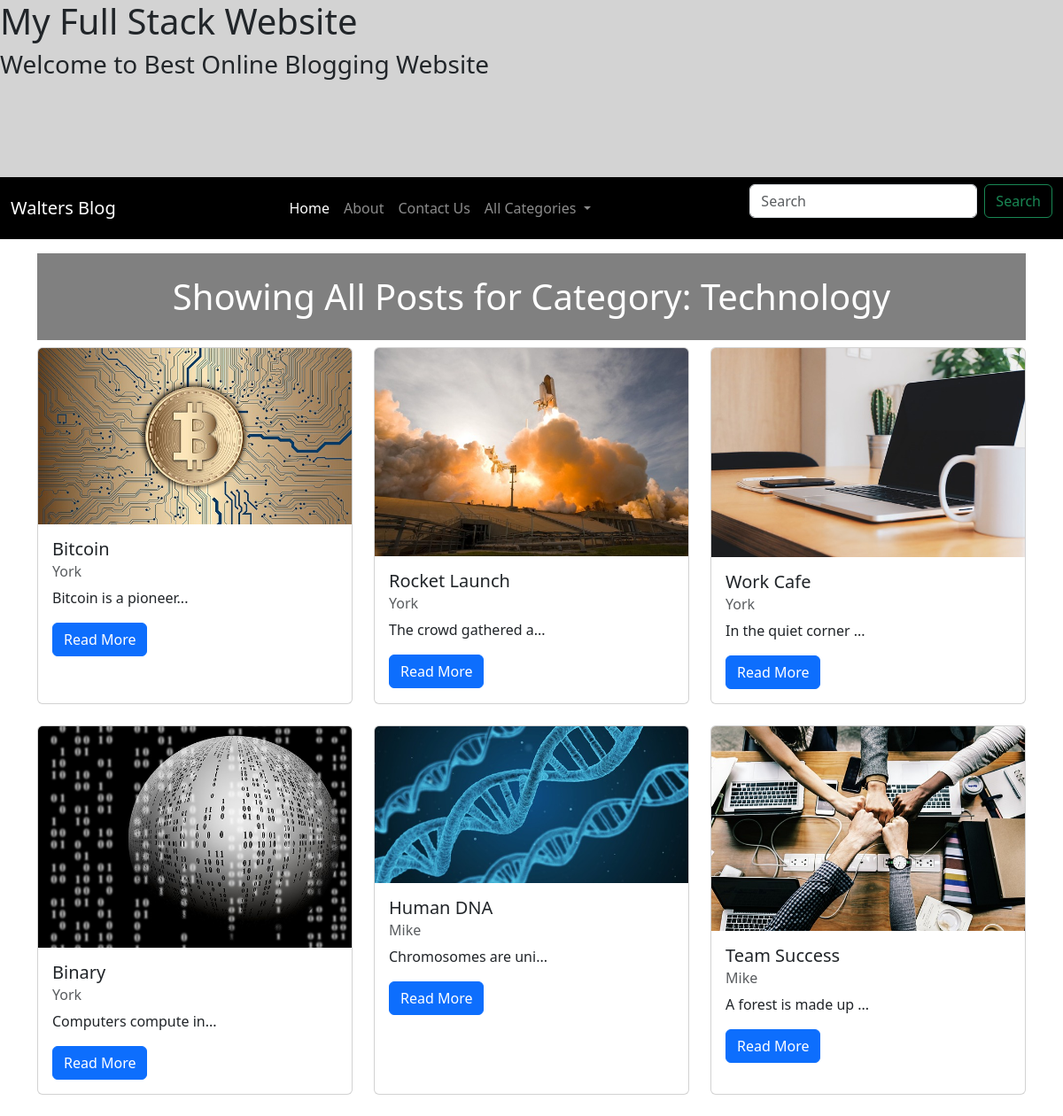
/category.php?id=2, run on the app's committed database.
### tables this page shows
CREATE TABLE `settings` (
  `setting_name` varchar(256) NOT NULL,
  `setting_value` longtext NOT NULL
);

CREATE TABLE `page` (
  `page_id` int(11) NOT NULL,
  `page_title` varchar(256) NOT NULL,
  `page_content` longtext NOT NULL
);

CREATE TABLE `category` (
  `category_id` int(20) NOT NULL,
  `category_name` varchar(256) NOT NULL
);

CREATE TABLE `author` (
  `author_id` int(11) NOT NULL,
  `author_name` varchar(255) NOT NULL,
  `author_email` varchar(256) NOT NULL,
  `author_password` varchar(255) NOT NULL,
  `author_bio` longtext NOT NULL,
  `author_role` varchar(256) NOT NULL
);

CREATE TABLE `post` (
  `post_id` int(20) NOT NULL,
  `post_title` varchar(256) NOT NULL,
  `post_content` longtext NOT NULL,
  `post_category` int(20) NOT NULL,
  `post_author` int(20) NOT NULL,
  `post_date` varchar(256) NOT NULL,
  `post_keywords` varchar(256) NOT NULL,
  `post_image` varchar(256) NOT NULL
);

### category.php (the view, shortened to what this page needs)
<?php
include_once "includes/light_nav_bar.php";
if (!isset($_GET['id'])) {
    header("Location: index.php");
} else {
    $id = mysqli_real_escape_string($conn, htmlspecialchars($_GET['id']));
    if (!is_numeric($id)) {
        header("Location: index.php");
        exit();
    } elseif (is_numeric($id)) {
        $sql = "SELECT * FROM category WHERE category_id='$id'";
        $result = mysqli_query($conn, $sql);
        if (mysqli_num_rows($result) <= 0) {
            header("Location: index.php?message=No+Result");
        } else {
            ?>
<!DOCTYPE html>
<html lang="en">
<head>
    <link rel="stylesheet" href="style/bootstrap.min.css">
    <link rel="stylesheet" href="style/styles.css">
</head>
<body>
    <?php include_once "includes/nav.php";?>
    <div class="container mt-3">
        <h1 id="categoryStyle">Showing All Posts for Category: <?php getCategoryName($id); ?></h1>
        <div class="row">
            <?php
                $sql = "SELECT * FROM `post` WHERE post_category = '$id' ORDER BY post_id DESC";
                $result = mysqli_query($conn, $sql);
                while($row = mysqli_fetch_assoc($result)) {
                    $post_title = $row['post_title'];
                    $post_image = $row['post_image'];
                    $post_author = $row['post_author'];
                    $post_content = $row['post_content'];
                    $post_id = $row['post_id'];
                $sql_author = "SELECT * FROM `author` WHERE author_id ='$post_author'";
                $result_author = mysqli_query($conn, $sql_author);
                while($author_row = mysqli_fetch_assoc($result_author)) {
                $post_author_name = $author_row['author_name'];
            ?>
            <div class="col-md-4 mb-4">
                <div class="card h-100">
                    <img src="<?php echo $post_image?>" class="card-img-top" alt="cardimage">
                    <div class="card-body">
                        <h5 class="card-title"><?php echo $post_title?></h5>
                        <h6 class="card-subtitle mb-2 text-body-secondary"><?php echo $post_author_name?></h6>
                        <p class="card-text"><?php echo substr($post_content, 0, 20)."...";?></p>
                        <a href="readpost.php?id=<?php echo $post_id; ?>" class="btn btn-primary">Read More</a>
                    </div>
                </div>
            </div>
            <?php }}?>
        </div>
    </div>
</body>
</html>
<?php
        }
    }
}
?>

### includes/light_nav_bar.php
<?php
include_once "db_connection.php";
include_once "includes/functions.php";
?>
<div id='light-nav-bar'>
    <h1><?php echo getSettingValue('home_light_nav_bar_title'); ?></h1>
    <h3><?php echo getSettingValue('home_light_nav_bar_desc'); ?></h3>
</div>

### includes/nav.php (shortened to what this page needs)
<?php
include_once "includes/db_connection.php";
?>
<nav class="navbar navbar-expand-lg navbar-dark bg-black text-white">
    <div class="container-fluid">
        <a class="navbar-brand" href="index.php">Walters Blog</a>
        <div class="collapse navbar-collapse" id="navbarSupportedContent">
            <ul class="navbar-nav mx-auto mb-2 mb-lg-0">
                <li class="nav-item">
                    <a class="nav-link active" aria-current="page" href="index.php">Home</a>
                </li>
                <?php
                    $sqlpage = "SELECT * FROM page";
                    $resultpage = mysqli_query($conn, $sqlpage);
                    while($rowpage = mysqli_fetch_array($resultpage)) {
                        $page_id = $rowpage['page_id'];
                        $page_title = $rowpage['page_title'];
                ?>
                <li class="nav-item">
                    <a class="nav-link" href="clientpage.php?id=<?php echo $page_id; ?>"><?php echo $page_title; ?></a>
                </li>
                <?php
                    }
                ?>
                <li class=" nav-item dropdown">
                    <a class="nav-link dropdown-toggle" href="#" role="button" data-bs-toggle="dropdown"
                        aria-expanded="false">
                        All Categories
                    </a>
                </li>
            </ul>
            <form action="search.php" class="d-flex" role="search">
                <input name="s" class="form-control me-2" type="search" placeholder="Search" aria-label="Search">
                <button class="btn btn-outline-success" type="submit">Search</button>
            </form>
        </div>
    </div>
</nav>

### includes/functions.php (shortened to what this page needs)
<?php
include_once "db_connection.php";
function getCategoryName($id) {
    global $conn;
    $sql = "SELECT * FROM category WHERE category_id='$id'";
    $result = mysqli_query($conn, $sql);
    while ($row = mysqli_fetch_assoc($result)) {
        $name = $row['category_name'];
        echo $name;
    }
}
function getSettingValue($setting_name) {
    global $conn;
    $sql = "SELECT setting_value FROM settings WHERE setting_name = ?";
    $stmt = $conn->prepare($sql);
    $stmt->bind_param("s", $setting_name);
    $stmt->execute();
    $stmt->bind_result($value);
    return $value;
}

### style/styles.css (style rules this page uses)
#light-nav-bar { width: 100%; height: 200px; background-color: lightgrey; }
#categoryStyle { width: 100%; padding-top: 25px; padding-bottom: 25px; background-color: grey; color: white; text-align: center; }

### data on the page
settings: setting_value "Welcome to Best Online Blogging Website"
page: page_title "About"
page: page_title "Contact Us"
category: category_name "Technology"
post: post_title "Bitcoin", post_content "Bitcoin is a pioneer"
author: post.post_image (picture), author_name "York"
post: post_title "Rocket Launch", post_content "The crowd gathered a"
post: post_title "Work Cafe", post_content "In the quiet corner"
post: post_title "Binary", post_content "Computers compute in"
post: post_title "Human DNA", post_content "Chromosomes are uni"
author: post.post_image (picture), author_name "Mike"
post: post_title "Team Success", post_content "A forest is made up"
